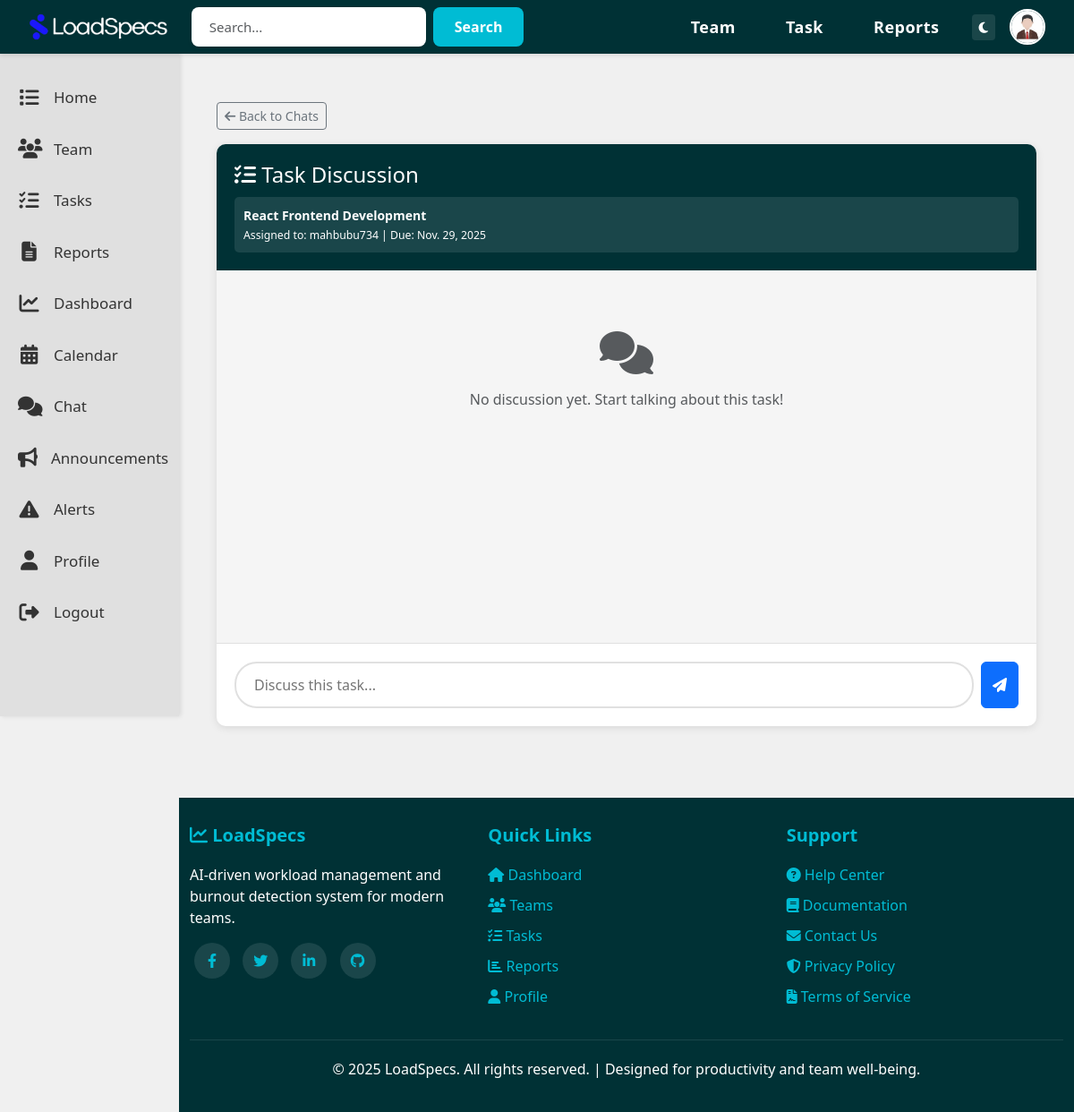
Screenshot of /chat/task/1/ (signed in) with the database file from the repository.
### LoadSpecsApp/models.py (models this page shows, shortened)
class User(AbstractUser):
    is_employee = models.BooleanField(default=False)
    is_team_lead = models.BooleanField(default=False)
    company_name = models.CharField(max_length=200, blank=True, null=True)
    joined_date = models.DateTimeField(default=timezone.now)
    bio = models.TextField(blank=True, null=True)
    profile_picture = models.ImageField(
        upload_to='profile_pictures/',
        blank=True,
        null=True,
        default='default_profile.png'
    )

class Task(models.Model):
    STATUS_CHOICES = [
        ('pending', 'Pending'),
        ('in_progress', 'In Progress'),
        ('completed', 'Completed'),
    ]
    PRIORITY_CHOICES = [
        ('low', 'Low'),
        ('medium', 'Medium'),
        ('high', 'High'),
    ]
    team = models.ForeignKey(Team, on_delete=models.CASCADE, related_name='tasks')
    assigned_to = models.ForeignKey(
        Employee,
        on_delete=models.CASCADE,
        related_name='tasks'
    )
    title = models.CharField(max_length=300)
    description = models.TextField(blank=True, null=True)
    status = models.CharField(max_length=20, choices=STATUS_CHOICES, default='pending')
    priority = models.CharField(max_length=20, choices=PRIORITY_CHOICES, default='medium')
    due_date = models.DateField()
    created_at = models.DateTimeField(default=timezone.now)
    updated_at = models.DateTimeField(auto_now=True)
    created_by = models.ForeignKey(
        User,
        on_delete=models.CASCADE,
        related_name='tasks_created'
    )
    class Meta:
        ordering = ['-created_at']

class Employee(models.Model):
    user = models.OneToOneField(User, on_delete=models.CASCADE, related_name='employee_profile')
    team = models.ForeignKey(
        Team,
        on_delete=models.SET_NULL,
        null=True,
        blank=True,
        related_name='employees'
    )
    skills = models.TextField(blank=True, null=True, help_text="Comma-separated skills")
    experience_years = models.IntegerField(default=0, help_text="Years of experience")
    interests = models.TextField(blank=True, null=True, help_text="Professional interests")
    department = models.CharField(max_length=100, blank=True, null=True)
    job_title = models.CharField(max_length=100, blank=True, null=True)

### LoadSpecsApp/views.py (the view)
# urls.py: path('chat/task/<int:task_id>/', views.task_chat_view, name='task_chat'),
@login_required
def task_chat_view(request, task_id):
    task = get_object_or_404(Task, id=task_id)
    user = request.user
    has_access = False
    if user.is_employee:
        has_access = task.assigned_to.user == user
    elif user.is_team_lead:
        has_access = task.team in user.teamlead_profile.teams.all()
    if not has_access:
        messages.error(request, 'You do not have access to this task discussion.')
        return redirect('chat')
    messages_list = Message.objects.filter(task=task).order_by('timestamp')
    context = {
        'task': task,
        'messages': messages_list,
        'user': user
    }
    return render(request, 'LoadSpecsHTML/task_chat.html', context)

### templates/LoadSpecsHTML/task_chat.html (shortened to what this page needs)
{% extends 'LoadSpecsHTML/base.html' %}
{% load static %}
{% block content %}
<div class="container-fluid mt-4">
    <div class="mb-3">
        <a href="{% url 'chat' %}" class="btn btn-sm btn-outline-secondary">
            <i class="fas fa-arrow-left"></i> Back to Chats
        </a>
    </div>
    <div class="chat-container">
        <div class="chat-header">
            <h4 class="mb-0"><i class="fas fa-tasks"></i> Task Discussion</h4>
            <div class="task-info">
                <strong>{{ task.title }}</strong><br>
                <small>Assigned to: {{ task.assigned_to.user.username }} | Due: {{ task.due_date }}</small>
            </div>
        </div>
        <div class="chat-messages" id="chatMessages">
            {% for message in messages %}
                <div class="message {% if message.sender == user %}own{% endif %}">
                    <div class="message-avatar">
                        {{ message.sender.username|slice:":1"|upper }}
                    </div>
                    <div>
                        <div class="message-bubble">
                            <strong>{{ message.sender.username }}</strong><br>
                            {{ message.content }}
                            <div style="font-size: 11px; opacity: 0.7; margin-top: 5px;">
                                {{ message.timestamp|date:"h:i A" }}
                            </div>
                        </div>
                    </div>
                </div>
            {% empty %}
                <div class="text-center text-muted py-5">
                    <i class="fas fa-comments fa-3x mb-3"></i>
                    <p>No discussion yet. Start talking about this task!</p>
                </div>
            {% endfor %}
        </div>
        <div class="chat-input">
            <form class="d-flex gap-2" id="messageForm">
                <input type="text" id="messageInput" placeholder="Discuss this task..." autocomplete="off" required>
                <button type="submit" class="btn btn-primary">
                    <i class="fas fa-paper-plane"></i>
                </button>
            </form>
        </div>
    </div>
</div>
{% endblock %}

### templates/LoadSpecsHTML/base.html (shortened to what this page needs)
{% load static %}
<!DOCTYPE html>
<html lang="en">
<head>
    <link href="https://cdn.jsdelivr.net/npm/bootstrap@5.3.0/dist/css/bootstrap.min.css" rel="stylesheet">
    <link rel="stylesheet" href="https://cdnjs.cloudflare.com/ajax/libs/font-awesome/6.4.0/css/all.min.css">
</head>
<body>
    {% if user.is_authenticated %}
    <nav class="navbar navbar-expand-lg navbar-custom fixed-top">
        <div class="container-fluid">
            <a class="navbar-brand" href="{% url 'home' %}">
                <img src="{% static 'Images/loadspecs_logo.png' %}" alt="LoadSpecs Logo" style="height: 30px;">
            </a>
            <div class="search-bar mx-auto d-none d-lg-flex">
                <form class="d-flex" method="GET" action="{% url 'home' %}">
                    <input type="text" name="search" placeholder="Search..." class="form-control">
                    <button type="submit">Search</button>
                </form>
            </div>
            <div class="collapse navbar-collapse justify-content-end" id="navbarNav">
                <ul class="navbar-nav align-items-center">
                    <li class="nav-item">
                        <a class="nav-link" href="{% url 'team' %}">Team</a>
                    </li>
                    <li class="nav-item">
                        <a class="nav-link" href="{% url 'tasks' %}">Task</a>
                    </li>
                    <li class="nav-item">
                        <a class="nav-link" href="{% url 'reports' %}">Reports</a>
                    </li>
                    <li class="nav-item ms-2">
                        <button id="themeToggle" class="btn btn-sm" style="background: rgba(255,255,255,0.1); color: white; border: none;" title="Toggle Theme">
                            <i class="fas fa-moon"></i>
                        </button>
                    </li>
                    <li class="nav-item ms-3">
                        <a href="{% url 'profile' %}" title="Profile">
                            {% if user.profile_picture and user.profile_picture.name != 'default_profile.png' %}
                                <img src="{{ user.profile_picture.url }}" alt="Profile" class="profile-icon">
                            {% else %}
                                <div class="profile-icon d-flex align-items-center justify-content-center"
                                     style="background: linear-gradient(135deg, #667eea 0%, #764ba2 100%);">
                                    <i class="fas fa-user" style="color: white; font-size: 20px;"></i>
                                </div>
                            {% endif %}
                        </a>
                    </li>
                </ul>
            </div>
        </div>
    </nav>
    <div class="sidebar d-none d-md-block">
        <a href="{% url 'home' %}" class="sidebar-item {% if request.resolver_match.url_name == 'home' %}active{% endif %}">
            <i class="fas fa-list"></i>
            <span>Home</span>
        </a>
        <a href="{% url 'team' %}" class="sidebar-item {% if request.resolver_match.url_name == 'team' %}active{% endif %}">
            <i class="fas fa-users"></i>
            <span>Team</span>
        </a>
        <a href="{% url 'tasks' %}" class="sidebar-item {% if request.resolver_match.url_name == 'tasks' %}active{% endif %}">
            <i class="fas fa-tasks"></i>
            <span>Tasks</span>
        </a>
        <a href="{% url 'reports' %}" class="sidebar-item {% if request.resolver_match.url_name == 'reports' %}active{% endif %}">
            <i class="fas fa-file-alt"></i>
            <span>Reports</span>
        </a>
        <a href="{% url 'performance_dashboard' %}" class="sidebar-item">
            <i class="fas fa-chart-line"></i>
            <span>Dashboard</span>
        </a>
        <a href="{% url 'calendar' %}" class="sidebar-item">
            <i class="fas fa-calendar-alt"></i>
            <span>Calendar</span>
        </a>
        <a href="{% url 'chat' %}" class="sidebar-item">
            <i class="fas fa-comments"></i>
            <span>Chat</span>
        </a>
        <a href="{% url 'announcements' %}" class="sidebar-item">
            <i class="fas fa-bullhorn"></i>
            <span>Announcements</span>
        </a>
        {% if user.is_team_lead %}
        <a href="{% url 'burnout_alerts' %}" class="sidebar-item">
            <i class="fas fa-exclamation-triangle"></i>
            <span>Alerts</span>
        </a>
        {% endif %}
        <a href="{% url 'profile' %}" class="sidebar-item {% if request.resolver_match.url_name == 'profile' %}active{% endif %}">
            <i class="fas fa-user"></i>
            <span>Profile</span>
        </a>
        <a href="{% url 'logout' %}" class="sidebar-item">
            <i class="fas fa-sign-out-alt"></i>
            <span>Logout</span>
        </a>
    </div>
    {% endif %}
    <div class="{% if user.is_authenticated %}main-content{% endif %}">
        {% block content %}{% endblock %}
    </div>
    {% if user.is_authenticated %}
    <footer class="footer">
        <div class="container-fluid">
            <div class="row">
                <div class="col-md-4">
                    <h5><i class="fas fa-chart-line"></i> LoadSpecs</h5>
                    <p>AI-driven workload management and burnout detection system for modern teams.</p>
                    <div class="social-icons mt-3">
                        <a href="#" title="Facebook"><i class="fab fa-facebook-f"></i></a>
                        <a href="#" title="Twitter"><i class="fab fa-twitter"></i></a>
                        <a href="#" title="LinkedIn"><i class="fab fa-linkedin-in"></i></a>
                        <a href="#" title="GitHub"><i class="fab fa-github"></i></a>
                    </div>
                </div>
                <div class="col-md-4">
                    <h5>Quick Links</h5>
                    <ul>
                        <li><a href="{% url 'home' %}"><i class="fas fa-home"></i> Dashboard</a></li>
                        <li><a href="{% url 'team' %}"><i class="fas fa-users"></i> Teams</a></li>
                        <li><a href="{% url 'tasks' %}"><i class="fas fa-tasks"></i> Tasks</a></li>
                        <li><a href="{% url 'reports' %}"><i class="fas fa-chart-bar"></i> Reports</a></li>
                        <li><a href="{% url 'profile' %}"><i class="fas fa-user"></i> Profile</a></li>
                    </ul>
                </div>
                <div class="col-md-4">
                    <h5>Support</h5>
                    <ul>
                        <li><a href="#"><i class="fas fa-question-circle"></i> Help Center</a></li>
                        <li><a href="#"><i class="fas fa-book"></i> Documentation</a></li>
                        <li><a href="#"><i class="fas fa-envelope"></i> Contact Us</a></li>
                        <li><a href="#"><i class="fas fa-shield-alt"></i> Privacy Policy</a></li>
                        <li><a href="#"><i class="fas fa-file-contract"></i> Terms of Service</a></li>
                    </ul>
                </div>
            </div>
            <div class="footer-bottom">
                <p>&copy; {{ current_year|default:"2025" }} LoadSpecs. All rights reserved. | Designed for productivity and team well-being.</p>
            </div>
        </div>
    </footer>
    {% endif %}
</body>
</html>

### templates/LoadSpecsHTML/base.html (style rules this page uses)
:root { --bg-color: #f0f0f0; --text-color: #333333; --card-bg: #ffffff; --sidebar-bg: #e0e0e0; --sidebar-text: #333; --border-color: #e0e0e0; }
* { margin: 0; padding: 0; box-sizing: border-box; }
body { font-family: 'Segoe UI', Tahoma, Geneva, Verdana, sans-serif; background-color: var(--bg-color); color: var(--text-color); min-height: 100vh; transition: background-color 0.3s, color 0.3s; }
.navbar-custom { background-color: #003135; height: 60px; padding: 0 20px; box-shadow: 0 2px 5px rgba(0,0,0,0.1); }
.navbar-brand { color: white !important; font-size: 24px; font-weight: bold; display: flex; align-items: center; transition: transform 0.2s; }
.navbar-brand img { height: 40px; margin-right: 10px; }
.navbar-custom .nav-link { color: white !important; font-size: 18px; font-weight: 600; padding: 10px 20px !important; margin: 0 8px; transition: all 0.3s ease; border-radius: 5px; letter-spacing: 0.5px; }
.search-bar { width: 1050px; max-width: 500%; }
.search-bar input { background-color: white; border: none; border-radius: 8px; padding: 10px 20px; width: 100%; font-size: 15px; box-shadow: 0 2px 5px rgba(0,0,0,0.1); transition: box-shadow 0.3s; }
.search-bar button { background-color: #00bcd4; color: white; border: none; padding: 10px 24px; border-radius: 8px; margin-left: 8px; cursor: pointer; transition: all 0.3s; font-weight: 600; }
.form-control { width: 750px; max-width: 500%; }
.profile-icon { width: 40px; height: 40px; border-radius: 50%; object-fit: cover; cursor: pointer; border: 2px solid white; transition: transform 0.3s; }
.sidebar { position: fixed; left: 0; top: 60px; width: 200px; height: calc(100vh - 60px); background-color: var(--sidebar-bg); padding: 20px 0; box-shadow: 2px 0 5px rgba(0,0,0,0.1); transition: background-color 0.3s; }
.sidebar-item { display: flex; align-items: center; padding: 16px 20px; color: var(--sidebar-text); text-decoration: none; transition: all 0.3s; font-size: 17px; font-weight: 500; }
.sidebar-item i { margin-right: 15px; font-size: 22px; width: 25px; text-align: center; }
.main-content { margin-left: 200px; margin-top: 60px; padding: 30px; min-height: calc(100vh - 60px); }
.footer { background-color: #003135; color: white; padding: 30px 0 20px 0; margin-top: 50px; margin-left: 200px; }
.footer a { color: #00bcd4; text-decoration: none; transition: color 0.3s; }
.footer h5 { color: #00bcd4; margin-bottom: 20px; font-weight: 600; }
.footer ul { list-style: none; padding: 0; }
.footer ul li { margin-bottom: 10px; }
.footer-bottom { border-top: 1px solid rgba(255,255,255,0.1); margin-top: 20px; padding-top: 20px; text-align: center; }
.social-icons a { display: inline-block; width: 40px; height: 40px; background-color: rgba(255,255,255,0.1); border-radius: 50%; text-align: center; line-height: 40px; margin: 0 5px; transition: all 0.3s; }

### templates/LoadSpecsHTML/task_chat.html (style rules this page uses)
.chat-container { height: calc(100vh - 150px); display: flex; flex-direction: column; background: white; border-radius: 10px; overflow: hidden; box-shadow: 0 2px 10px rgba(0,0,0,0.1); }
.chat-header { padding: 20px; background: #003135; color: white; }
.task-info { background: rgba(255,255,255,0.1); padding: 10px; border-radius: 5px; margin-top: 10px; font-size: 14px; }
.chat-messages { flex: 1; overflow-y: auto; padding: 20px; background: #f5f5f5; }
.chat-input { padding: 20px; border-top: 1px solid #e0e0e0; }
.chat-input input { flex: 1; border: 2px solid #e0e0e0; border-radius: 25px; padding: 12px 20px; }

### rows the page displays
User: profile_picture (picture)
Task: title "React Frontend Development", assigned_to.user.username "mahbubu734", due_date "Nov. 29, 2025"

### other values shown
{{ current_year|default:"2025" }} "2025"
